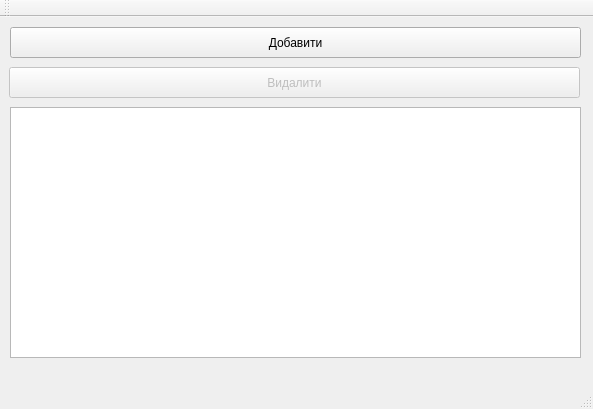
<?xml version="1.0" encoding="UTF-8"?>
<ui version="4.0">
 <class>MainWindow</class>
 <widget class="QMainWindow" name="MainWindow">
  <property name="geometry">
   <rect>
    <x>0</x>
    <y>0</y>
    <width>593</width>
    <height>409</height>
   </rect>
  </property>
  <property name="windowTitle">
   <string>MainWindow</string>
  </property>
  <widget class="QWidget" name="centralWidget">
   <widget class="QTableView" name="tableView">
    <property name="geometry">
     <rect>
      <x>10</x>
      <y>90</y>
      <width>571</width>
      <height>251</height>
     </rect>
    </property>
   </widget>
   <widget class="QPushButton" name="deleteData">
    <property name="enabled">
     <bool>false</bool>
    </property>
    <property name="geometry">
     <rect>
      <x>9</x>
      <y>50</y>
      <width>571</width>
      <height>31</height>
     </rect>
    </property>
    <property name="text">
     <string>Видалити</string>
    </property>
   </widget>
   <widget class="QPushButton" name="insertData">
    <property name="geometry">
     <rect>
      <x>10</x>
      <y>10</y>
      <width>571</width>
      <height>31</height>
     </rect>
    </property>
    <property name="text">
     <string>Добавити</string>
    </property>
   </widget>
  </widget>
  <widget class="QMenuBar" name="menuBar">
   <property name="geometry">
    <rect>
     <x>0</x>
     <y>0</y>
     <width>593</width>
     <height>26</height>
    </rect>
   </property>
  </widget>
  <widget class="QToolBar" name="mainToolBar">
   <attribute name="toolBarArea">
    <enum>TopToolBarArea</enum>
   </attribute>
   <attribute name="toolBarBreak">
    <bool>false</bool>
   </attribute>
  </widget>
  <widget class="QStatusBar" name="statusBar"/>
 </widget>
 <layoutdefault spacing="6" margin="11"/>
 <resources/>
 <connections/>
</ui>
